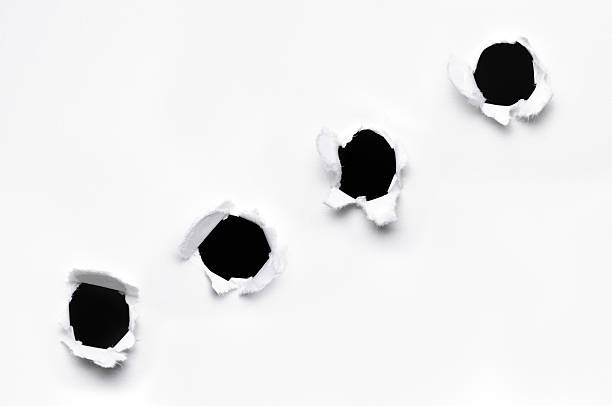
#> input picture image_processing/hole_distance/image_9.jpeg, 612 x 406 px
$ python calculation.py
#> lines starting #> are read from the running program, lines starting #| are printed output that depends on the picture; after the words box and inside, x2 and y2 are one past the last pixel; in counts of white or black regions, pixels touching at a corner belong together
#> in main, image is the input picture: shape (406, 612, 3); mean B, G, R 233.2, 232.9, 232.9
import os
import cv2
import numpy as np

def save_grayscale_image(image, folder_path, filename):
    """Saves the grayscale version of an image to a folder.
    Args:
        image: A NumPy array representing the image.
        folder_path: The path to the folder where the image should be saved.
        filename: The filename to use for the saved image.
    """
    # Create the folder if it doesn't exist
    if not os.path.exists(folder_path):
        os.makedirs(folder_path)

    # Save the grayscale image
    grayscale_path = os.path.join(folder_path, filename)
    cv2.imwrite(grayscale_path, image)

def mark_and_save_image(image, bullet_holes, folder_path, filename):
    """Creates a copy of the image with hole numbers marked and saves it.
    Args:
        image: A NumPy array representing the original image.
        bullet_holes: A list of tuples containing (x, y) coordinates of bullet holes.
        folder_path: The path to the folder where the marked image should be saved.
        filename: The filename to use for the saved image.
    """
    # Create a copy of the original image to avoid modifying it
    marked_image = image.copy()

    # Font for text
    font = cv2.FONT_HERSHEY_SIMPLEX

    # Loop through bullet holes and draw circles and text
    for i, (x, y) in enumerate(bullet_holes, start=1):
        cv2.circle(marked_image, (x, y), 5, (0, 0, 255), -1)  # Draw red circle
        cv2.putText(marked_image, str(i), (x - 5, y + 5), font, 0.5, (255, 255, 255), 1)  # White text

    # Save the marked image
    marked_path = os.path.join(folder_path, filename)
    cv2.imwrite(marked_path, marked_image)

def distance_between_points(point1, point2):
    """Calculates the Euclidean distance between two points.
    Args:
        point1: A list or tuple containing the x and y coordinates of the first point.
        point2: A list or tuple containing the x and y coordinates of the second point.
    Returns:
        The Euclidean distance between the two points.
    """
    return np.sqrt(((point1[0] - point2[0])**2) + ((point1[1] - point2[1])**2))

def find_bullet_holes(image):
    """Finds the bullet holes in an image of a target.

    Args:
        image: A NumPy array representing the image.

    Returns:
        A list of tuples, where each tuple contains the x and y coordinates of a bullet hole.
    """
    # Convert the image to grayscale.
    gray_image = cv2.cvtColor(image, cv2.COLOR_BGR2GRAY)
    folder_to_save = "grayscale_images"
    save_grayscale_image(gray_image, folder_to_save, "grayscale_image.jpg")

    # Apply thresholding to isolate the bullet holes.
    thresh = cv2.threshold(gray_image, 200, 255, cv2.THRESH_BINARY_INV + cv2.THRESH_OTSU)[1]
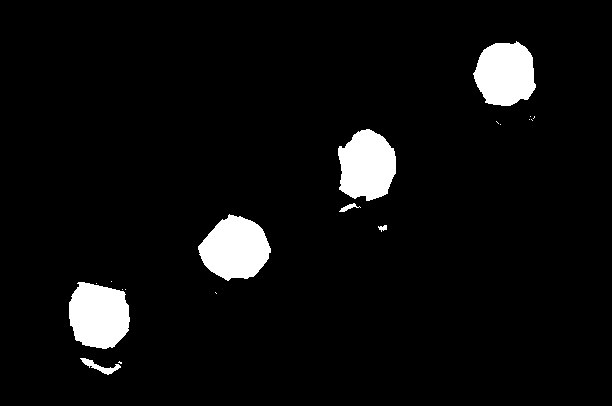
#> thresh: shape (406, 612); 5.3% white; 19 white regions (12 under 20 px)
    print('thresh: ', thresh)
#> (printed output is left out)

    # Find contours in the thresholded image.
    contours, _ = cv2.findContours(thresh, cv2.RETR_EXTERNAL, cv2.CHAIN_APPROX_SIMPLE)
#> contours = 19 contours, 12 with area under 20; largest, box (x1, y1, x2, y2) and area: (198, 214, 271, 281) 3278, (69, 282, 130, 349) 3140, (338, 129, 396, 201) 3080, (473, 41, 536, 106) 3030, (80, 358, 121, 375) 178, (339, 203, 361, 212) 52, (378, 225, 387, 232) 25
    # print('contours: ', contours)
    # Find the center of each contour (bullet hole).
    bullet_holes = []
    for cnt in contours:
        x, y, w, h = cv2.boundingRect(cnt)
        center_x = x + (w // 2)
        center_y = y + (h // 2)
        bullet_holes.append((center_x, center_y))
#> this loop made 19 passes
#> (x, y, w, h, center_x, center_y) on passes 1, 2, 4, 5, 6, 7, 8, 9, 10, 11, 12, 13: (118, 361, 4, 3, 120, 362), (80, 358, 41, 17, 100, 366), (125, 289, 1, 1, 125, 289), (122, 289, 1, 1, 122, 289), (96, 283, 1, 1, 96, 283), (69, 282, 61, 67, 99, 315), (111, 281, 1, 1, 111, 281), (378, 225, 9, 7, 382, 228), (198, 214, 73, 67, 234, 247), (339, 203, 22, 9, 350, 207), (338, 129, 58, 72, 367, 165), (500, 124, 1, 1, 500, 124)
#> (cnt, x, y, w, h, center_x, center_y) on passes 3, 14, 15, 17: ([[215, 292], [216, 293]], 215, 292, 2, 2, 216, 293), ([[496, 121], [498, 123]], 496, 121, 3, 3, 497, 122), ([[531, 119], [532, 120]], 531, 119, 2, 2, 532, 120), ([[534, 116], [534, 117], [533, 118], [534, 117]], 533, 116, 2, 3, 534, 117)
#> after the loop, bullet_holes = [(120, 362), (100, 366), (216, 293), (125, 289), (122, 289), (96, 283), (99, 315), (111, 281), (382, 228), (234, 247), (350, 207), (367, 165), (500, 124), (497, 122), (532, 120), (529, 119), (534, 117), (530, 116), (504, 73)]

    return bullet_holes


def main():
    print('MAIN CALLED')
    # Load the image.
    image = cv2.imread('image_9.jpeg')
    # image = cv2.imread('image_4.png')

    # Find the bullet holes.
    bullet_holes = find_bullet_holes(image)
    print('bullet_holes: ', bullet_holes)
#> (printed output is left out)

    folder_to_save = "analysis_images"
    mark_and_save_image(image, bullet_holes, folder_to_save, "marked_image.jpg")
#> the loop in mark_and_save_image, `for i, (x, y) in enumerate(bullet_holes, start=1):` made 19 passes
#> after the loop in mark_and_save_image, `for i, (x, y) in enumerate(bullet_holes, start=1):`:
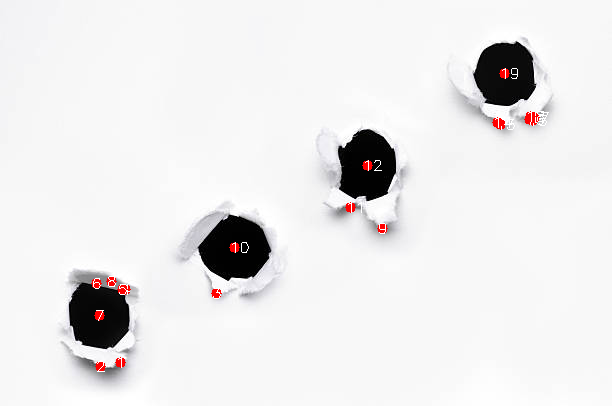
#> marked_image: shape (406, 612, 3); 0.63% of pixels changed, all inside (x1, y1, x2, y2) = (91, 68, 549, 372)
    # Calculate the distances between all pairs of bullet holes.
    print('Holes: ', len(bullet_holes))
#| Holes:  19
    for i in range(len(bullet_holes)):
        for j in range(i + 1, len(bullet_holes)):
            point1 = bullet_holes[i]
            point2 = bullet_holes[j]
            distance = distance_between_points(point1, point2)
#> this loop made 19 passes
            # print(f"Distance between bullet hole {i+1} and bullet hole {j+1}: {distance:.2f} pixels")

if __name__ == "__main__":
    main()

$ run again, with image_processing/hole_distance/image_4.png saved as image_processing/hole_distance/image_9.jpeg
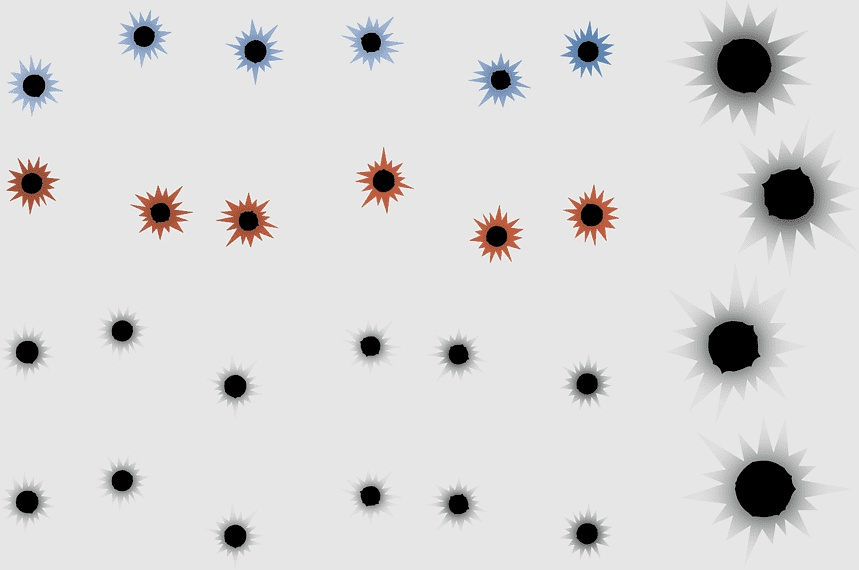
#> input picture image_processing/hole_distance/image_4.png, 859 x 570 px
#> in main, image is the input picture: shape (570, 859, 3); mean B, G, R 215.9, 215.9, 216.6
#> in find_bullet_holes, `thresh = cv2.threshold(gray_image, 200, 255, cv2.THRESH_BINARY_INV + c..`:
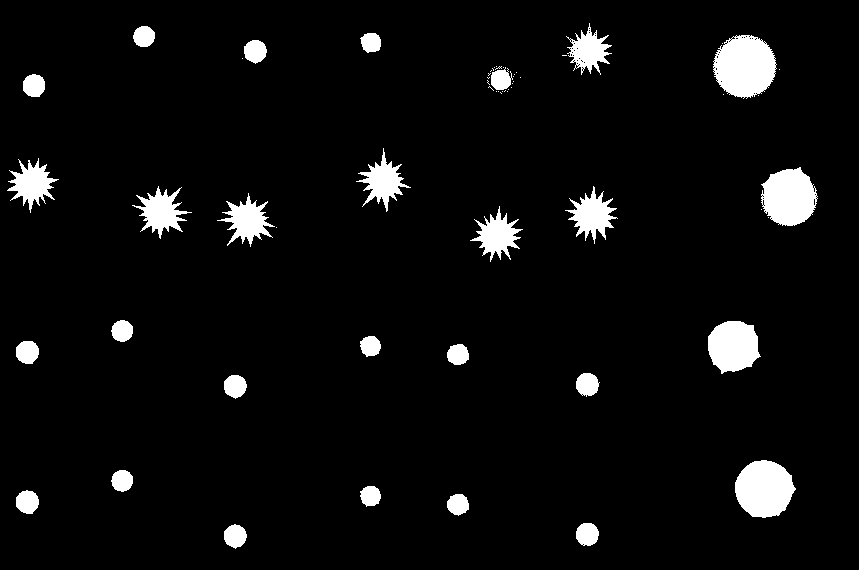
#> thresh: shape (570, 859); 5.2% white; 61 white regions (33 under 20 px)
#> (printed output is left out)
#> contours = 61 contours, 33 with area under 20; largest, box (x1, y1, x2, y2) and area: (713, 35, 777, 99) 2964, (735, 460, 796, 518) 2568, (761, 167, 818, 226) 2396, (708, 321, 761, 374) 2034, (565, 186, 618, 244) 1164
#> the loop in find_bullet_holes, `for cnt in contours:` made 61 passes
#> (x, y, w, h, center_x, center_y) on passes 1 to 8: (224, 524, 23, 25, 235, 536), (576, 523, 23, 23, 587, 534), (447, 494, 22, 22, 458, 505), (16, 490, 23, 24, 27, 502), (360, 486, 21, 21, 370, 496), (111, 470, 22, 22, 122, 481), (735, 460, 61, 58, 765, 489), (224, 375, 23, 24, 235, 387)
#> after the loop in find_bullet_holes, `for cnt in contours:`: bullet_holes = 61 pairs, first value 27 to 789, second value 36 to 536
#> (printed output is left out)
#> the loop in mark_and_save_image, `for i, (x, y) in enumerate(bullet_holes, start=1):` made 61 passes
#> (x, y) on passes 1 to 8: (235, 536), (587, 534), (458, 505), (27, 502), (370, 496), (122, 481), (765, 489), (235, 387)
#> after the loop in mark_and_save_image, `for i, (x, y) in enumerate(bullet_holes, start=1):`:
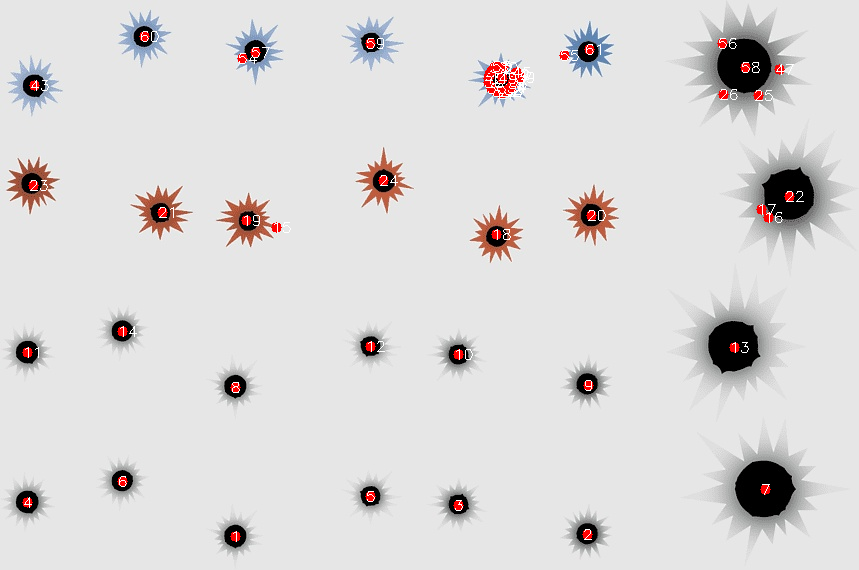
#> marked_image: shape (570, 859, 3); 1.03% of pixels changed, all inside (x1, y1, x2, y2) = (22, 31, 804, 542)
#| Holes:  61
#> the loop in main, `for i in range(len(bullet_holes)):` made 61 passes
